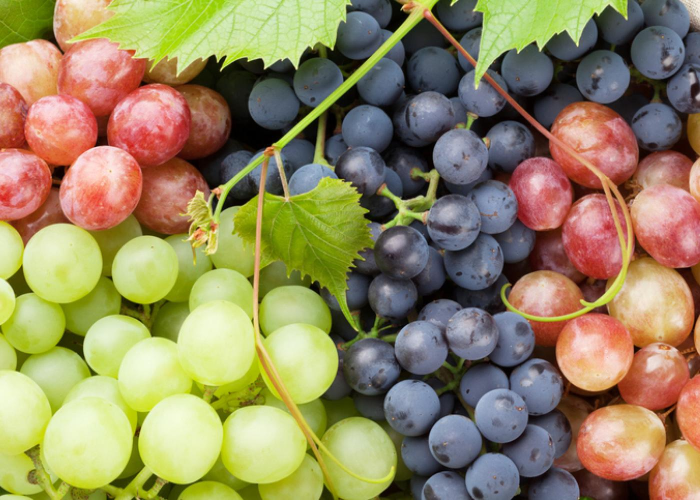
#> input picture R.jpg, 1400 x 1000 px, found by its file name (shown at 1/2 size)
$ jupyter execute ConvertImgBinaryPIL.ipynb
#> lines starting #> are read from the running program, lines starting #| are printed output that depends on the picture; after the words box and inside, x2 and y2 are one past the last pixel; in counts of white or black regions, pixels touching at a corner belong together
[cell 1]
import PIL
from PIL import Image

img = Image.open("D:\Codingan\Python\Tugas Pengolahan Citra\R.jpg")
#> img is the input picture: PIL image 1400x1000 RGB; mean R, G, B 146.8, 134.7, 95.9
img = img.resize((700, 500))
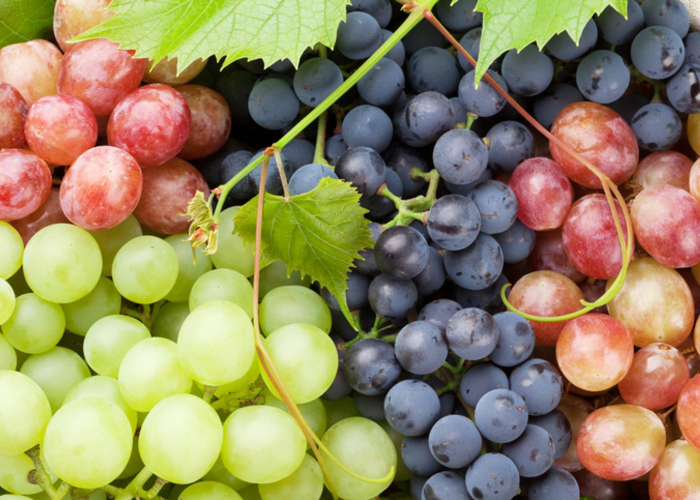
#> img: PIL image 700x500 RGB; mean R, G, B 146.8, 134.7, 96

#binarization function
def binarize(img):

    #initialize threshold
    thresh = 128

    #convert image to greyscale
    img = img.convert('L')
    width, height = img.size

    #traverse through pixels
    for x in range(width):
        for y in range(height):

            #if intensity less than threshold, assign white
            if img.getpixel((x,y)) < thresh:
                img.putpixel((x,y),0)

            #if intensity greater than threshold, assign black
            else:
                img.putpixel((x,y),255)

    return img

[cell 2]
width, height = img.size
#> width = 700; height = 500
print (width,height)
#| 700 500

[cell 3]
bin_image = binarize(img)
#> in binarize, `img = img.convert('L')`:
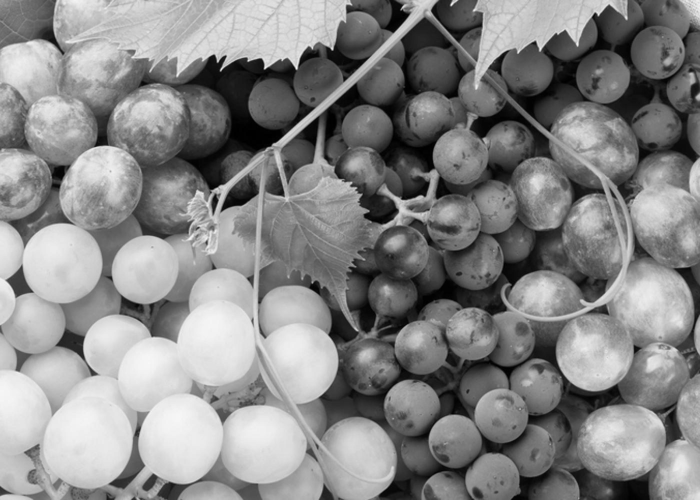
#> img: PIL image 700x500 L; min 0, max 248, mean 133.9
#> after the loop in binarize, `for x in range(width):`:
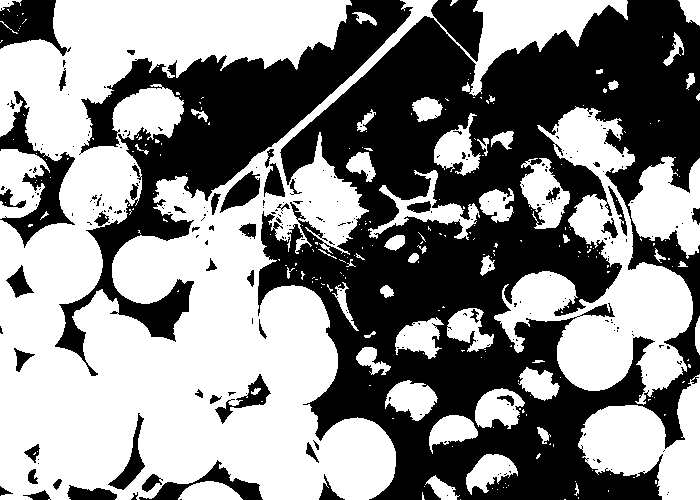
#> img: PIL image 700x500 L; 53.5% white; 252 black regions (201 under 20 px), largest, box (x1, y1, x2, y2) and area: (258, 0, 700, 500) 116303, (55, 0, 413, 376) 29770, (0, 91, 75, 248) 3326
